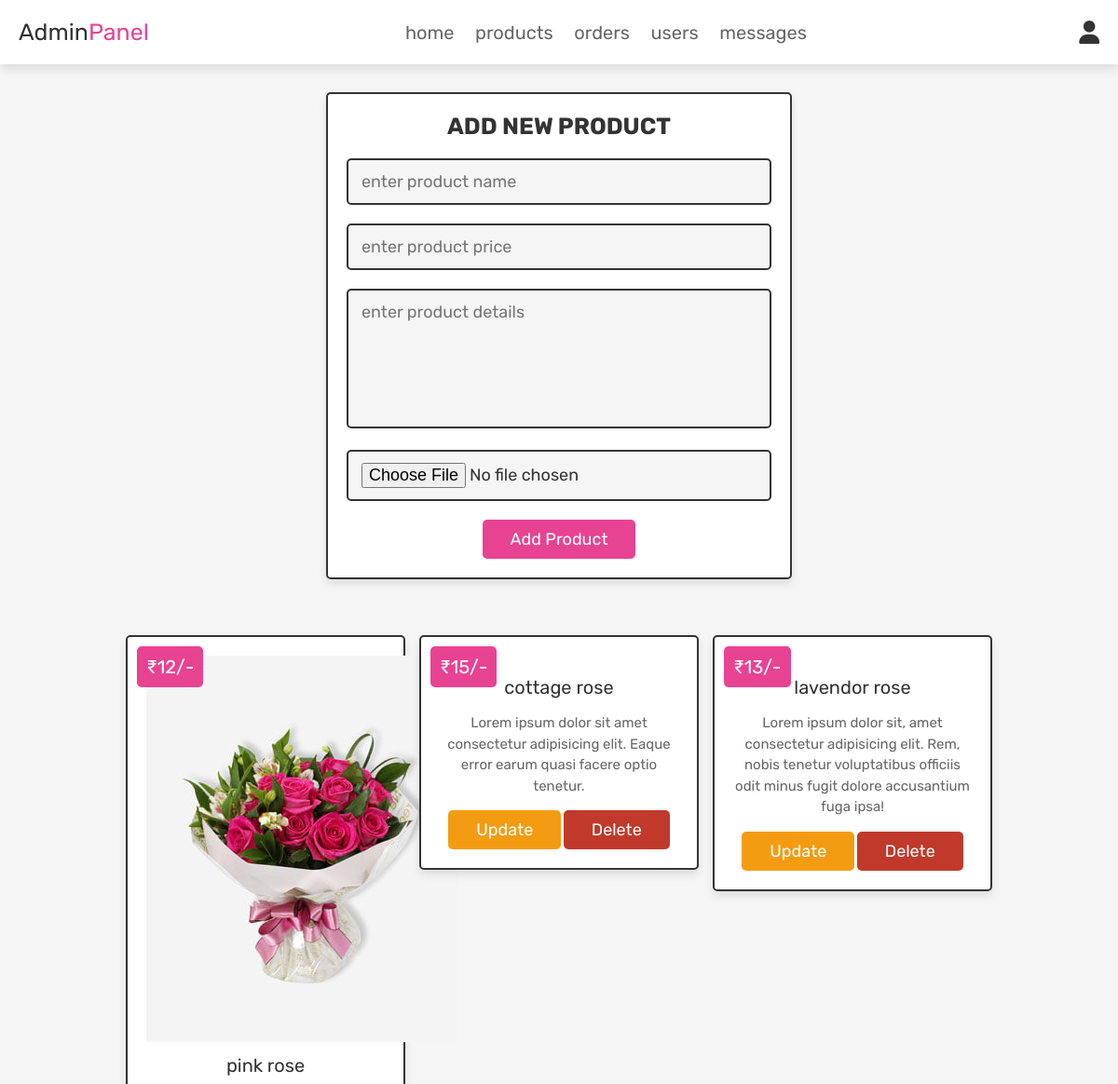
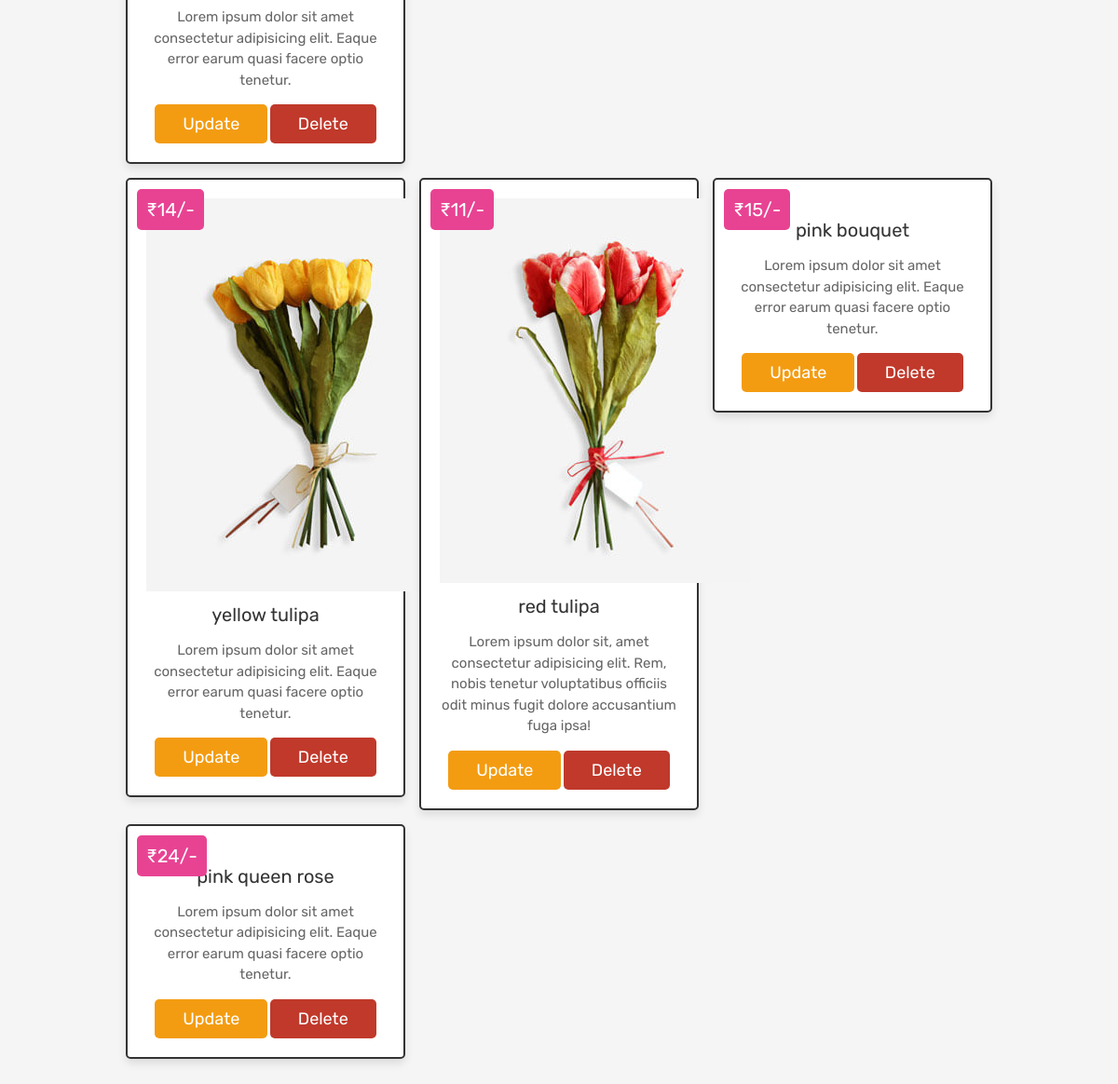
The app's page /admin_product.php (signed in) with its own data (2 pictures, top to bottom).
### tables this page shows
CREATE TABLE `products` (
  `id` int(100) NOT NULL,
  `name` varchar(100) NOT NULL,
  `details` varchar(500) NOT NULL,
  `price` int(100) NOT NULL,
  `image` varchar(100) NOT NULL
);

### admin_product.php (the view, shortened to what this page needs)
<?php
@include 'config.php';
?>
<!DOCTYPE html>
<html lang="en">
<head>
   <link rel="stylesheet" href="https://cdnjs.cloudflare.com/ajax/libs/font-awesome/6.0.0/css/all.min.css">
   <link rel="stylesheet" href="css/admin_style.css">
</head>
<body>
<?php @include 'admin_header.php'; ?>
<section class="add-products">
   <form action="" method="POST" enctype="multipart/form-data">
      <h3>add new product</h3>
      <input type="text" class="box" required placeholder="enter product name" name="name">
      <input type="number" min="0" class="box" required placeholder="enter product price" name="price">
      <textarea name="details" class="box" required placeholder="enter product details" cols="30" rows="10"></textarea>
      <input type="file" accept="image/jpg, image/jpeg, image/png" required class="box" name="image">
      <input type="submit" value="add product" name="add_product" class="btn">
   </form>
</section>
<section class="show-products">
   <div class="box-container">
      <?php
         $select_products = mysqli_query($conn, "SELECT * FROM `products`") or die('query failed');
         if(mysqli_num_rows($select_products) > 0){
            while($fetch_products = mysqli_fetch_assoc($select_products)){
      ?>
      <div class="box">
         <img src="uploaded_img/<?php echo $fetch_products['image']; ?>" alt="">
         <div class="name"><?php echo $fetch_products['name']; ?></div>
         <div class="price">₹<?php echo $fetch_products['price']; ?>/-</div>
         <div class="details"><?php echo $fetch_products['details']; ?></div>
         <a href="admin_products.php?update=<?php echo $fetch_products['id']; ?>" class="option-btn">update</a>
         <a href="admin_products.php?delete=<?php echo $fetch_products['id']; ?>" class="delete-btn" onclick="return confirm('delete this product?');">delete</a>
      </div>
      <?php
         }
      }else{
         echo '<p class="empty">no products added yet!</p>';
      }
      ?>
   </div>
</section>
</body>
</html>

### admin_header.php (shortened to what this page needs)
<header class="header">
   <div class="flex">
      <a href="admin_page.php" class="logo">Admin<span>Panel</span></a>
      <nav class="navbar">
         <a href="admin_page.php">home</a>
         <a href="admin_products.php">products</a>
         <a href="admin_orders.php">orders</a>
         <a href="admin_users.php">users</a>
         <a href="admin_contacts.php">messages</a>
      </nav>
      <div class="icons">
         <div id="user-btn" class="fas fa-user"></div>
      </div>
   </div>
</header>

### css/admin_style.css (style rules this page uses)
:root { --pink:#e84393; --red:#c0392b; --orange:#f39c12; --black:#333; --white:#fff; --light-color:#666; --light-white:#ccc; --light-bg:#f5f5f5; --border:.2rem solid var(--black); --box-shadow:0 .5rem 1rem rgba(0,0,0,.1); }
* { font-family: 'Rubik', sans-serif; margin:0; padding:0; box-sizing: border-box; outline: none; border:none; text-decoration: none; transition:all .2s linear; }
html { font-size: 62.5%; overflow-x: hidden; scroll-behavior: smooth; scroll-padding-top: 6.5rem; }
body { background: var(--light-bg); }
section { padding:3rem 2rem; }
.btn, .delete-btn, .option-btn { display: inline-block; border-radius: .5rem; margin-top: 1rem; font-size: 1.8rem; color:var(--white); cursor: pointer; padding:1rem 3rem; text-transform: capitalize; }
.btn { background-color: var(--pink); }
.delete-btn { background-color: var(--red); }
.option-btn { background-color: var(--orange); }
.header { position: sticky; top:0; left:0; right:0; z-index: 1000; background-color: var(--white); box-shadow: var(--box-shadow); }
.header .flex { display: flex; align-items: center; justify-content: space-between; padding:2rem; max-width: 1200px; margin:0 auto; position: relative; }
.header .flex .icons div { font-size: 2.5rem; margin-left: 1.7rem; cursor: pointer; color:var(--black); }
.header .flex .navbar a { margin:0 1rem; font-size: 2rem; color:var(--light-color); }
.header .flex .logo { font-size: 2.5rem; color:var(--black); }
.header .flex .logo span { color:var(--pink); }
.add-products form { max-width: 50rem; border-radius: .5rem; background-color: var(--white); border:var(--border); padding:2rem; text-align: center; margin:0 auto; box-shadow: var(--box-shadow); }
.add-products form h3 { font-size: 2.5rem; text-transform: uppercase; color:var(--black); margin-bottom: 1rem; }
.add-products form .box { width: 100%; margin:1rem 0; font-size: 1.8rem; color:var(--black); border-radius: .5rem; background-color: var(--light-bg); padding:1.2rem 1.4rem; border:var(--border); }
.add-products form textarea { height: 15rem; resize: none; }
.show-products .box-container { display: grid; grid-template-columns: repeat(auto-fit, 30rem); gap:1.5rem; align-items: flex-start; max-width: 1200px; margin: 0 auto; justify-content: center; }
.show-products .box-container .box { text-align: center; padding:2rem; border:var(--border); background-color: var(--white); box-shadow: var(--box-shadow); border-radius: .5rem; position: relative; }
.show-products .box-container .box .price { background-color: var(--pink); position: absolute; top:1rem; left:1rem; border-radius: .5rem; color:var(--white); padding:1rem; font-size: 2rem; }
.show-products .box-container .box .name { margin:1rem 0; font-size: 2rem; color:var(--black); }
.show-products .box-container .box .details { line-height: 1.5; color:var(--light-color); font-size: 1.5rem; padding:.5rem 0; }

### records on screen
products: image (picture), name "pink rose", price "12", details "Lorem ipsum dolor sit amet consectetur adipisicing elit. Eaque error earum quasi facere optio tenetur."
products: name "cottage rose", price "15", details "Lorem ipsum dolor sit amet consectetur adipisicing elit. Eaque error earum quasi facere optio tenetur."
products: name "lavendor rose", price "13", details "Lorem ipsum dolor sit, amet consectetur adipisicing elit. Rem, nobis tenetur voluptatibus officiis odit minus fugit dolore accusantium fuga ipsa!"
products: image (picture), name "yellow tulipa", price "14", details "Lorem ipsum dolor sit amet consectetur adipisicing elit. Eaque error earum quasi facere optio tenetur."
products: image (picture), name "red tulipa", price "11", details "Lorem ipsum dolor sit, amet consectetur adipisicing elit. Rem, nobis tenetur voluptatibus officiis odit minus fugit dolore accusantium fuga ipsa!"
products: name "pink bouquet", price "15", details "Lorem ipsum dolor sit amet consectetur adipisicing elit. Eaque error earum quasi facere optio tenetur."
products: name "pink queen rose", price "24", details "Lorem ipsum dolor sit amet consectetur adipisicing elit. Eaque error earum quasi facere optio tenetur."
